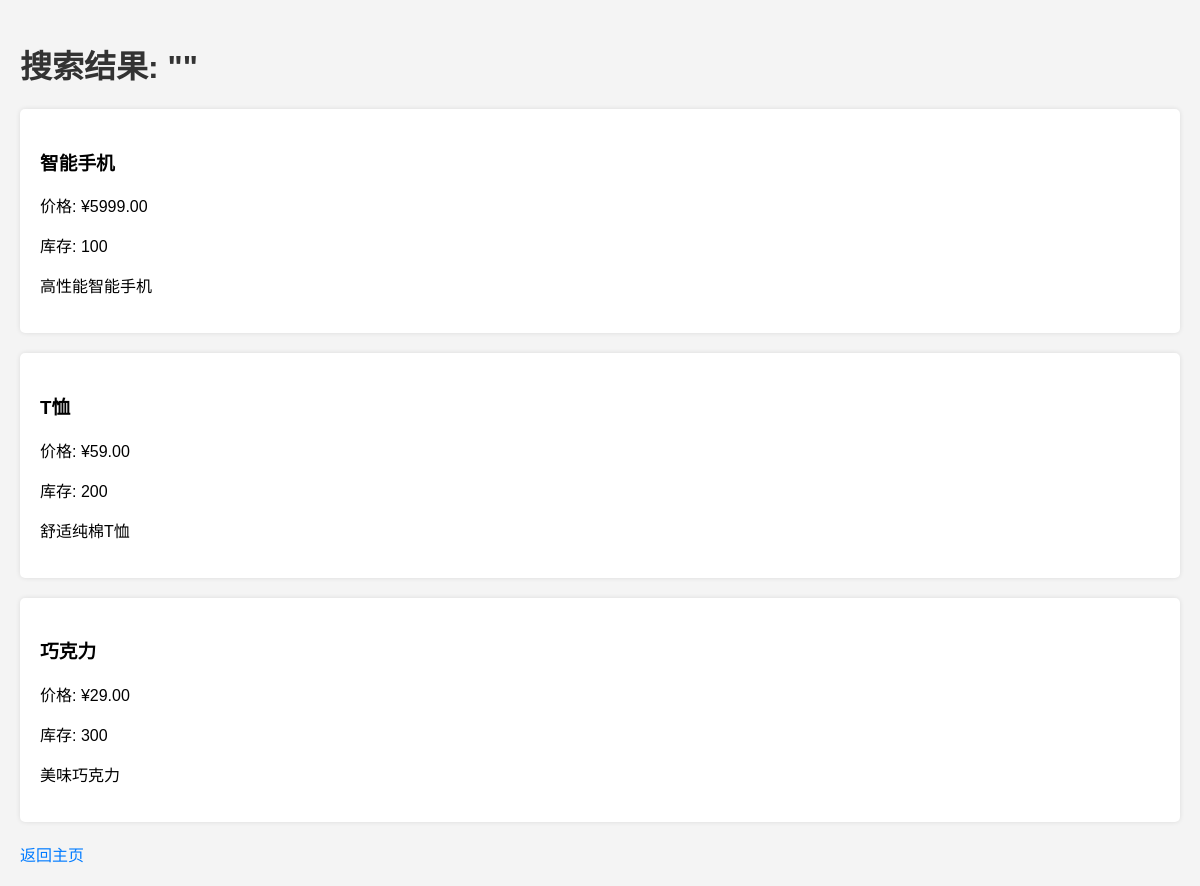
The page /search/ (signed in) on the database its author committed.
### my_app/models.py (models this page shows, shortened)
class Product(models.Model):
    name = models.CharField(max_length=200, verbose_name="商品名称")
    category = models.ForeignKey(Category, on_delete=models.SET_NULL, blank=True, null=True, related_name='products',
                                 verbose_name="分类")
    price = models.DecimalField(max_digits=10, decimal_places=2, verbose_name="价格")
    stock = models.IntegerField(default=0, verbose_name="库存")
    description = models.TextField(blank=True, verbose_name="商品描述")
    image = models.ImageField(upload_to='products/', blank=True, null=True, verbose_name="商品图片")
    is_active = models.BooleanField(default=True, verbose_name="是否活跃")
    created_at = models.DateTimeField(auto_now_add=True, verbose_name="创建时间")
    updated_at = models.DateTimeField(auto_now=True, verbose_name="更新时间")

### my_app/views.py (the view)
# urls.py: path('search/', search_view, name='search'),
@login_required
def search_view(request):
    query = request.GET.get('query', '')
    products = Product.objects.filter(
        Q(name__icontains=query) | Q(description__icontains=query),
        is_active=True
    )
    return render(request, 'search_results.html', {'products': products, 'query': query})

### templates/search_results.html (shortened to what this page needs)
<!DOCTYPE html>
<html lang="zh-CN">
<head>
</head>
<body>
    <h1>搜索结果: "{{ query }}"</h1>
    {% if products %}
        <ul>
            {% for product in products %}
                <li>
                    <h3>{{ product.name }}</h3>
                    <p>价格: ¥{{ product.price }}</p>
                    <p>库存: {{ product.stock }}</p>
                    <p>{{ product.description|truncatechars:100 }}</p>
                </li>
            {% endfor %}
        </ul>
    {% else %}
        <p>没有找到相关商品。</p>
    {% endif %}
    <a href="{% url 'home' %}">返回主页</a>
</body>
</html>

### templates/search_results.html (style rules this page uses)
body { font-family: Arial, sans-serif; margin: 0; padding: 20px; background-color: #f4f4f4; }
h1 { color: #333; }
ul { list-style-type: none; padding: 0; }
li { background-color: #fff; padding: 20px; margin-bottom: 20px; border-radius: 5px; box-shadow: 0 0 5px rgba(0, 0, 0, 0.1); }
a { color: #007BFF; text-decoration: none; }

### rows shown on the page
Product: name "智能手机", price "5999.00", stock "100", description "高性能智能手机"
Product: name "T恤", price "59.00", stock "200", description "舒适纯棉T恤"
Product: name "巧克力", price "29.00", stock "300", description "美味巧克力"
